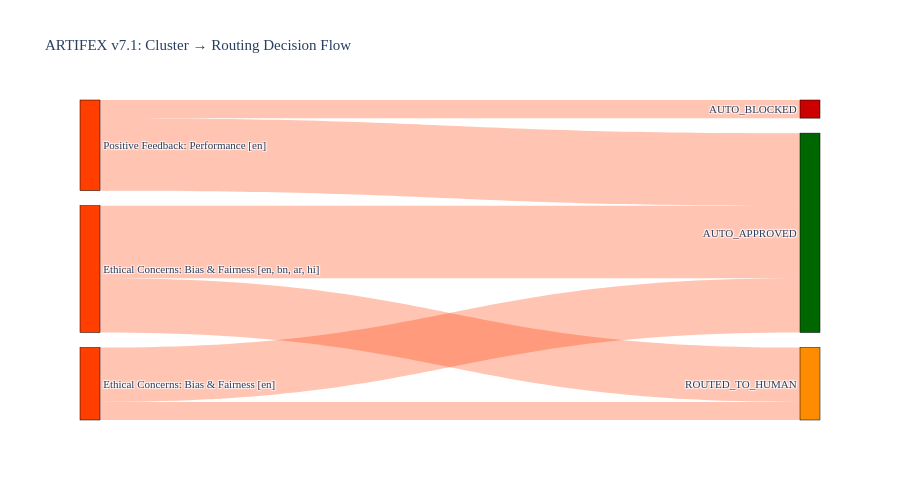
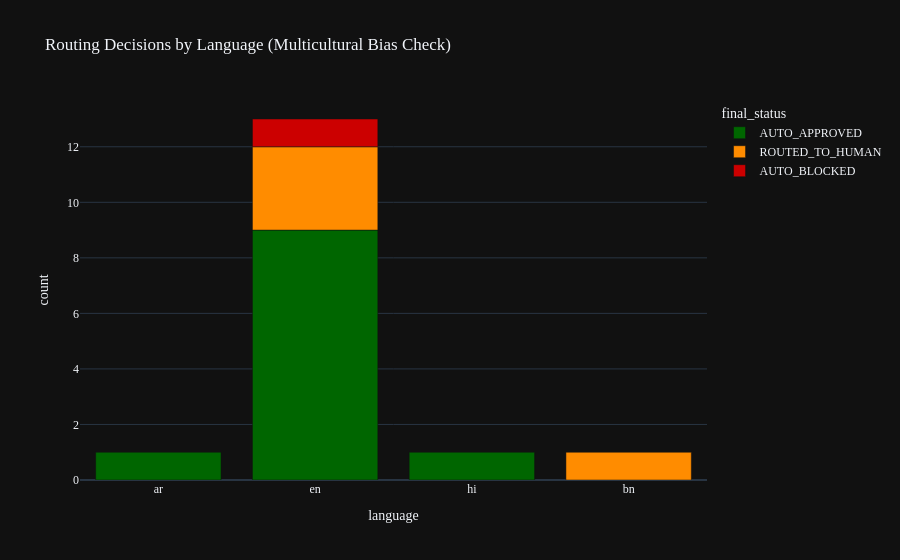

The notebook cell these images were saved under, in order:
### Markdown cell above
# 🌊 DYNAMICS: MULTILINGUAL_SENTIMENT_FLOW

Sankey diagram showing the flow from semantic cluster themes → routing decisions → user ratings. In v7.1, the diagram now includes a **language dimension**, revealing whether certain languages are disproportionately routed to human review — a key indicator of multicultural bias in the safety system.

**References**: Human-AI Interaction Alignment (arXiv:2512.21551)

### Code cell
#@title 12. EXECUTE: MULTILINGUAL_SANKEY_DYNAMICS
import plotly.graph_objects as go
import pandas as pd

print(emoji.emojize(f":ocean: [{datetime.now().strftime('%H:%M:%S')}] Generating Multilingual Semantic Flow diagram..."))
try:
    flow = results_df.copy()
    flow["rating_label"] = flow["rating"].apply(lambda x: f"Rating: {int(x)}★")
    links = flow.groupby(["cluster_theme","final_status"]).size().reset_index(name="value")
    all_nodes = list(pd.concat([links["cluster_theme"],links["final_status"]]).unique())
    color_map = {"AUTO_APPROVED":"#006600","AUTO_BLOCKED":"#CC0000","ROUTED_TO_HUMAN":"#FF8C00"}
    node_colors = [color_map.get(n,"#FF3E00") for n in all_nodes]
    fig = go.Figure(data=[go.Sankey(
        node=dict(pad=15,thickness=20,line=dict(color="black",width=0.5),label=all_nodes,color=node_colors),
        link=dict(
            source=[all_nodes.index(c) for c in links["cluster_theme"]],
            target=[all_nodes.index(s) for s in links["final_status"]],
            value=links["value"],color="rgba(255,62,0,0.3)"))])
    fig.update_layout(title_text="ARTIFEX v7.1: Cluster → Routing Decision Flow",
        font_family="Syne Mono",paper_bgcolor="white",font_size=11,height=500)
    fig.show()
    # Language breakdown
    lang_routing = results_df.groupby(["language","final_status"]).size().reset_index(name="count")
    lang_fig = px.bar(lang_routing,x="language",y="count",color="final_status",
        title="Routing Decisions by Language (Multicultural Bias Check)",
        template="plotly_dark",
        color_discrete_map={"AUTO_APPROVED":"#006600","AUTO_BLOCKED":"#CC0000","ROUTED_TO_HUMAN":"#FF8C00"})
    lang_fig.update_layout(font_family="Syne Mono")
    lang_fig.show()
    artifex_explainer("MULTILINGUAL FLOW ANALYSIS COMPLETE",
        "The bar chart above shows routing decisions broken down by language. "
        "Disproportionate ROUTED_TO_HUMAN rates for specific languages may indicate "
        "multicultural bias in the safety system — a key finding from Hasan et al. (arXiv:2602.16241).")
except Exception as e:
    print(emoji.emojize(f":warning: Sankey error: {e}"))

### Figure 1 — Plotly figure (JSON) as saved in the notebook; plotly's stock layout.template omitted (floating-point values rounded to 4 significant figures)
{"data": [{"link": {"color": "rgba(255,62,0,0.3)", "source": [0, 0, 1, 1, 2, 2], "target": [3, 4, 3, 4, 3, 5], "value": [4, 3, 3, 1, 4, 1]}, "node": {"color": ["#FF3E00", "#FF3E00", "#FF3E00", "#006600", "#FF8C00", "#CC0000"], "label": ["Ethical Concerns: Bias & Fairness [en, bn, ar, hi]", "Ethical Concerns: Bias & Fairness [en]", "Positive Feedback: Performance [en]", "AUTO_APPROVED", "ROUTED_TO_HUMAN", "AUTO_BLOCKED"], "line": {"color": "black", "width": 0.5}, "pad": 15, "thickness": 20}, "type": "sankey"}], "layout": {"font": {"family": "Syne Mono", "size": 11}, "height": 500, "paper_bgcolor": "white", "title": {"text": "ARTIFEX v7.1: Cluster → Routing Decision Flow"}}}

### Figure 2 — Plotly figure (JSON) as saved in the notebook; plotly's stock layout.template omitted (floating-point values rounded to 4 significant figures)
{"data": [{"hovertemplate": "final_status=AUTO_APPROVED<br>language=%{x}<br>count=%{y}<extra></extra>", "legendgroup": "AUTO_APPROVED", "marker": {"color": "#006600", "pattern": {"shape": ""}}, "name": "AUTO_APPROVED", "orientation": "v", "showlegend": true, "textposition": "auto", "type": "bar", "x": ["ar", "en", "hi"], "xaxis": "x", "y": [1, 9, 1], "yaxis": "y"}, {"hovertemplate": "final_status=ROUTED_TO_HUMAN<br>language=%{x}<br>count=%{y}<extra></extra>", "legendgroup": "ROUTED_TO_HUMAN", "marker": {"color": "#FF8C00", "pattern": {"shape": ""}}, "name": "ROUTED_TO_HUMAN", "orientation": "v", "showlegend": true, "textposition": "auto", "type": "bar", "x": ["bn", "en"], "xaxis": "x", "y": [1, 3], "yaxis": "y"}, {"hovertemplate": "final_status=AUTO_BLOCKED<br>language=%{x}<br>count=%{y}<extra></extra>", "legendgroup": "AUTO_BLOCKED", "marker": {"color": "#CC0000", "pattern": {"shape": ""}}, "name": "AUTO_BLOCKED", "orientation": "v", "showlegend": true, "textposition": "auto", "type": "bar", "x": ["en"], "xaxis": "x", "y": [1], "yaxis": "y"}], "layout": {"barmode": "relative", "font": {"family": "Syne Mono"}, "legend": {"title": {"text": "final_status"}, "tracegroupgap": 0}, "title": {"text": "Routing Decisions by Language (Multicultural Bias Check)"}, "xaxis": {"anchor": "y", "domain": [0.0, 1.0], "title": {"text": "language"}}, "yaxis": {"anchor": "x", "domain": [0.0, 1.0], "title": {"text": "count"}}}}
